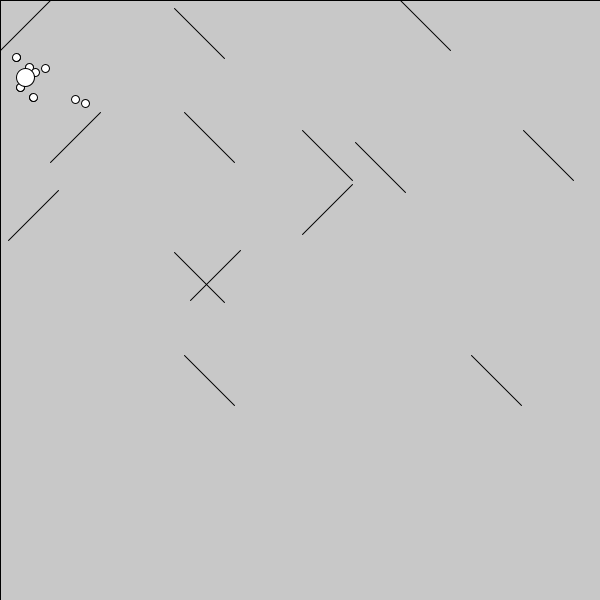
Frame 1 (no input)
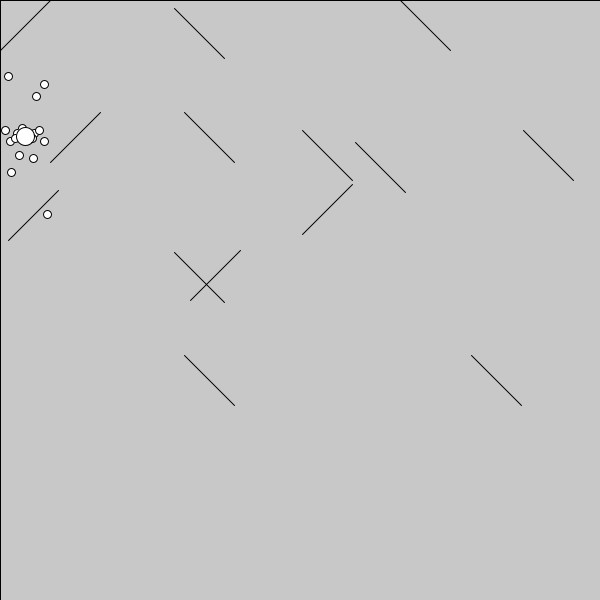
Frame 60 (the mouse pressed at the canvas centre just before this capture)
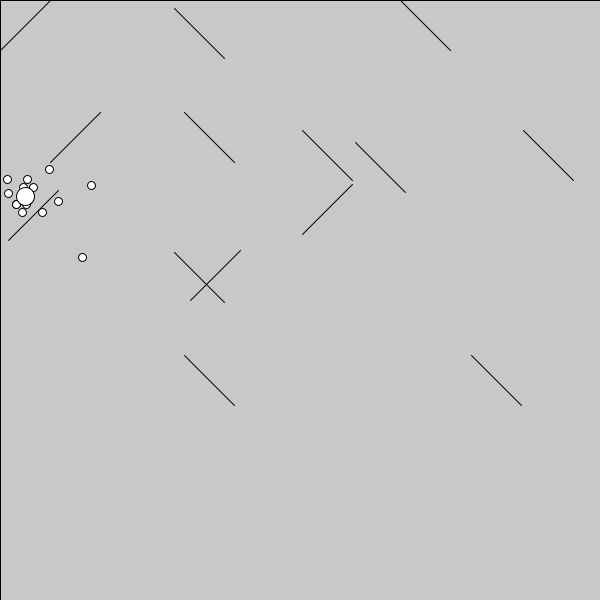
Frame 120 (the mouse held since frame 60 and released just before this capture)

The Processing sketch that drew these frames (run headless with seeded random() and noise(); from frame 60 on, the mouse is pressed at the canvas centre):

// Processing sketch: processing_90140
// ── processing_90140.pde

int p1 = int(random(25,575));
int p2 = int(random(25,575));
int p3 = int(random(25,575));
int p4 = int(random(25,575));
int p5 = int(random(25,575));
int p6 = int(random(25,575));
int p7 = int(random(25,575));
int p8 = int(random(25,575));
int p9 = int(random(25,575));
int p10 = int(random(25,575));
int p11 = int(random(25,575));
int p12 = int(random(25,575));
int p13 = int(random(25,575));
int p14 = int(random(25,575));
int p15 = int(random(25,575));
int p16 = int(random(25,575));

DMirror m1 = new DMirror(0,50,50,0,1,'a'); 
DMirror m2 = new DMirror(400,450,0,50,-1,'a');
//VMirror m3 = new VMirror(300,0,1000);
//HMirror m4 = new HMirror(100,450,525);

DMirror m5 = new DMirror(p1-25,p1+25,p2-25,p2+25,-1,'1');
DMirror m6 = new DMirror(p3-25,p3+25,p4-25,p4+25,-1,'2');
DMirror m7 = new DMirror(p5-25,p5+25,p1-25,p1+25,-1,'3');
DMirror m8 = new DMirror(p6-25,p6+25,p7-25,p7+25,-1,'4');

DMirror m13 = new DMirror(p9-25,p9+25,p11-25,p11+25,-1,'a');
DMirror m14 = new DMirror(p6-25,p6+25,p12-25,p12+25,-1,'a');
DMirror m15 = new DMirror(p9-25,p9+25,p1-25,p1+25,-1,'a');
DMirror m16 = new DMirror(p8-25,p8+25,p4-25,p4+25,-1,'9');

DMirror m9 = new DMirror(p8-25,p8+25,p9+25,p9-25,1,'5');
DMirror m10 = new DMirror(p10-25,p10+25,p11+25,p11-25,1,'6');
DMirror m11 = new DMirror(p12-25,p12+25,p13+25,p13-25,1,'7');
DMirror m12 = new DMirror(p13-25,p13+25,p14+25,p14-25,1,'8');

//borders
HMirror m50 = new HMirror(0,1000,0);
HMirror m51 = new HMirror(0,1000,600);
VMirror m52 = new VMirror(0,0,1000);
VMirror m53 = new VMirror(600,0,1000);



void setup() {  // setup() runs once
  size(600, 600);
  frameRate(500);
}

int vx = 0;
int vy = 1;
int startx = 25;
int starty = 76;
int curx = startx;
int cury = starty;
int t;
float angle = 0;
int d1 = 8;
int a1;
int a2;
int b1;
int b2;
int i=0;
float j = 0;



void draw(){
background(200);

  curx = curx + vx;
  cury = cury + vy;
  set(curx,cury,#FFFFFF);
  point(curx, cury);
  i+=1;
m1.update(); 
m2.update();  
//m3.update();
//m4.update();
m5.update();
m6.update();
m7.update();
m8.update();
m9.update();
m10.update();
m11.update();
m12.update();
m13.update();
m14.update();
m15.update();
m16.update();


m50.update();
m51.update();
m52.update();
m53.update();

ellipse(curx + cos(angle+90)*10, cury + cos(angle)*10,d1,d1);
ellipse(curx + cos(angle-90)*10, cury + cos(angle)*10,d1,d1);

ellipse(curx + cos(angle+90)*20, cury - cos(angle)*20,d1,d1);
ellipse(curx + cos(angle-90)*20, cury - cos(angle)*20,d1,d1);

ellipse(curx - cos(angle+90)*10, cury - cos(angle)*10,d1,d1);
ellipse(curx - cos(angle-90)*10, cury - cos(angle)*10,d1,d1);

ellipse(curx - cos(angle+90)*20, cury + cos(angle)*20,d1,d1);
ellipse(curx - cos(angle-90)*20, cury + cos(angle)*20,d1,d1);

ellipse(curx + cos(angle)*10, cury + cos(angle+90)*10,d1,d1);
ellipse(curx + cos(angle)*20, cury + cos(angle-90)*20,d1,d1);

ellipse(curx - cos(angle)*30, cury - cos(angle+90)*30,d1,d1);
ellipse(curx - cos(angle)*40, cury - cos(angle-90)*40,d1,d1);

ellipse(curx + cos(angle)*50, cury - cos(angle+90)*50,d1,d1);
ellipse(curx + cos(angle)*60, cury - cos(angle-90)*60,d1,d1);

ellipse(curx - cos(angle)*70, cury + cos(angle+90)*70,d1,d1);
ellipse(curx - cos(angle)*80, cury + cos(angle-90)*80,d1,d1);

ellipse(curx, cury,d1+10,d1+10);

j+=0.5;
angle = j/50 * PI;
//if(j%2==1){angle+=1;}
//if(angle==360){angle=0;}

}

class DMirror 
{ 
  int xm1;
  int xm2;
  int ym1;
  int ym2; 
  int ms;
  char numkey;
  
  DMirror (int x1, int x2, int y1, int y2, int s, char num) 
    {  
    xm1 = x1;
    xm2 = x2;
    ym1 = y1;
    ym2 = y2;
    ms = s;
    numkey=num;
    } 
    
    
void update() 
    { 
    if(mousePressed && key==numkey){
      xm1 = mouseX - 25;
      xm2 = mouseX + 25;
      ym1 = mouseY + 25*ms;
      ym2 = mouseY - 25*ms;
    }
    if(cury==ym2+(ms*(xm2-curx)) && curx>xm1 && curx<xm2)
      {
        t=-ms*vx;
        vx=-ms*vy;
        vy=t;
      } 
      line(xm1, ym1, xm2, ym2); 
    }
}


class VMirror 
{ 
  int xm;
  int ym1;
  int ym2; 
  VMirror (int x1, int y1, int y2) 
    {  
    xm = x1;
    ym1 = y1;
    ym2 = y2;
    } 
  void update() 
    { 
    if(curx==xm && cury<ym2 && cury>ym1)
      {
 
        vx=-vx;
      } 
      line(xm, ym1, xm, ym2); 
    }
}

class HMirror 
{ 
  int xm1;
  int ym;
  int xm2; 
  HMirror (int x1, int x2, int y1) 
    {  
    xm1 = x1;
    xm2 = x2;
    ym = y1;
    } 
  void update() 
    { 
    if(cury==ym && curx<xm2 && curx>xm1)
      {
        vy=-vy;
      } 
      line(xm1, ym, xm2, ym); 
    }
}



void mouseClicked() {
  if(key=='0'){
  curx=mouseX;
  cury=mouseY;
  }
}
